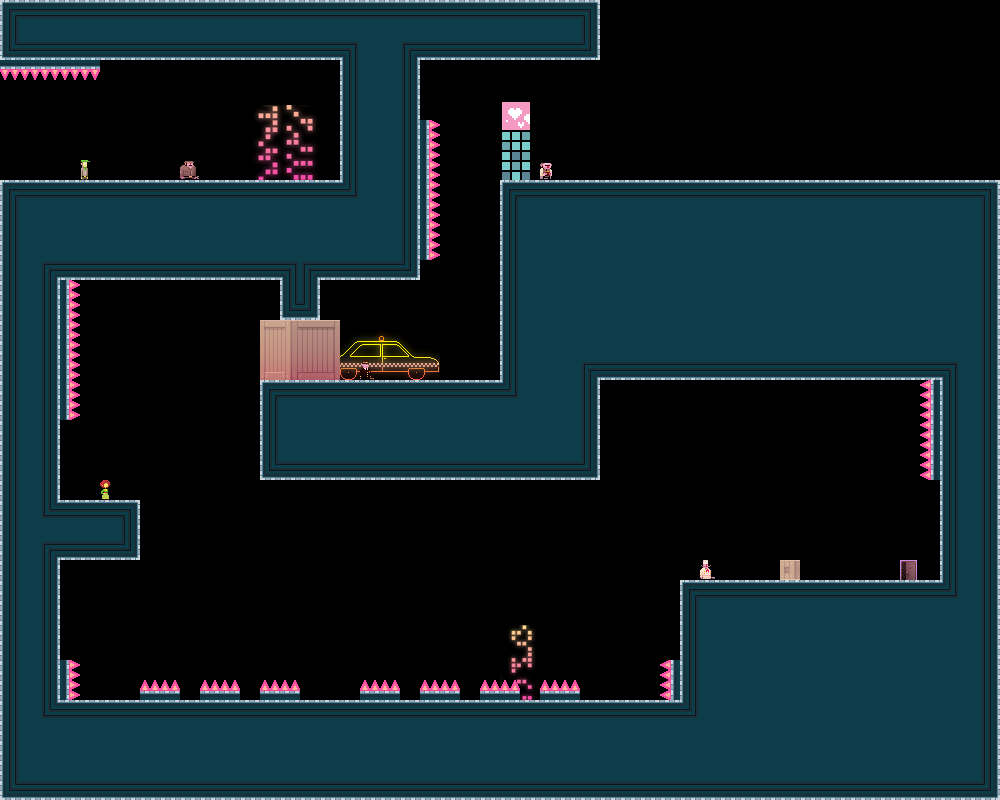

Below is a game level as drawn by its tile map, then a one-line description and the .tmx that defines it (tile-layer data replaced by summaries):
An orthogonal 50x40 tile map with 20x20 px tiles, 3 tile layers (bg, bg2, dontAutoLoad_sprites) and 1 object.

<map version="1.0" orientation="orthogonal" width="50" height="40" tilewidth="20" tileheight="20">
 <tileset firstgid="1" name="tiles_newyork" tilewidth="20" tileheight="20">
  <image source="../../../../XNAModeContent/Lemonade/tiles_newyork.png" width="400" height="400" />
  <terraintypes>
   <terrain name="solid" tile="-1" />
  </terraintypes>
  <tile id="8" terrain=",,,0" />
  <tile id="9" terrain=",,0,0" />
  <tile id="10" terrain=",,0,0" />
  <tile id="11" terrain=",,0,0" />
  <tile id="12" terrain=",,0,0" />
  <tile id="13" terrain=",,0,0" />
  <tile id="14" terrain=",,0," />
  <tile id="15" terrain="0,0,0," />
  <tile id="16" terrain="0,0,,0" />
  <tile id="28" terrain=",0,,0" />
  <tile id="34" terrain="0,,0," />
  <tile id="35" terrain="0,,0,0" />
  <tile id="36" terrain=",0,0,0" />
  <tile id="48" terrain=",0,,0" />
  <tile id="54" terrain="0,,0," />
  <tile id="68" terrain=",0,,0" />
  <tile id="74" terrain="0,,0," />
  <tile id="88" terrain=",0,,0" />
  <tile id="94" terrain="0,,0," />
  <tile id="108" terrain=",0,,0" />
  <tile id="114" terrain="0,,0," />
  <tile id="128" terrain=",0,," />
  <tile id="129" terrain="0,0,," />
  <tile id="130" terrain="0,0,," />
  <tile id="131" terrain="0,0,," />
  <tile id="132" terrain="0,0,," />
  <tile id="133" terrain="0,0,," />
  <tile id="134" terrain="0,,," />
  <tile id="194" terrain="0,0,0,0" />
  <tile id="356">
   <properties>
    <property name="LargeCrate" value="" />
   </properties>
  </tile>
  <tile id="380">
   <properties>
    <property name="Andre" value="" />
   </properties>
  </tile>
  <tile id="381">
   <properties>
    <property name="Liselot" value="" />
   </properties>
  </tile>
  <tile id="382">
   <properties>
    <property name="Amsterdaam" value="" />
   </properties>
  </tile>
  <tile id="383">
   <properties>
    <property name="Worker" value="" />
   </properties>
  </tile>
  <tile id="384">
   <properties>
    <property name="Inspector" value="" />
   </properties>
  </tile>
  <tile id="385">
   <properties>
    <property name="Chef" value="" />
   </properties>
  </tile>
  <tile id="386">
   <properties>
    <property name="Exit" value="" />
   </properties>
  </tile>
  <tile id="387">
   <properties>
    <property name="Trampoline" value="" />
   </properties>
  </tile>
  <tile id="388">
   <properties>
    <property name="SmallCrate" value="" />
   </properties>
  </tile>
  <tile id="389">
   <properties>
    <property name="SugarBag" value="" />
   </properties>
  </tile>
 </tileset>
 <layer name="bg" width="50" height="40">
  <data>[2000 cells, 1009 non-empty, 29 distinct tile ids]</data>
 </layer>
 <layer name="bg2" width="50" height="40">
  <data>[2000 cells, 88 non-empty, 82 distinct tile ids]</data>
 </layer>
 <objectgroup name="boxes" width="50" height="40">
  <object x="140" y="580">
   <polyline points="0,0 460,0" />
  </object>
 </objectgroup>
 <layer name="dontAutoLoad_sprites" width="50" height="40">
  <data>[2000 cells, 62 non-empty, 24 distinct tile ids]</data>
 </layer>
</map>
